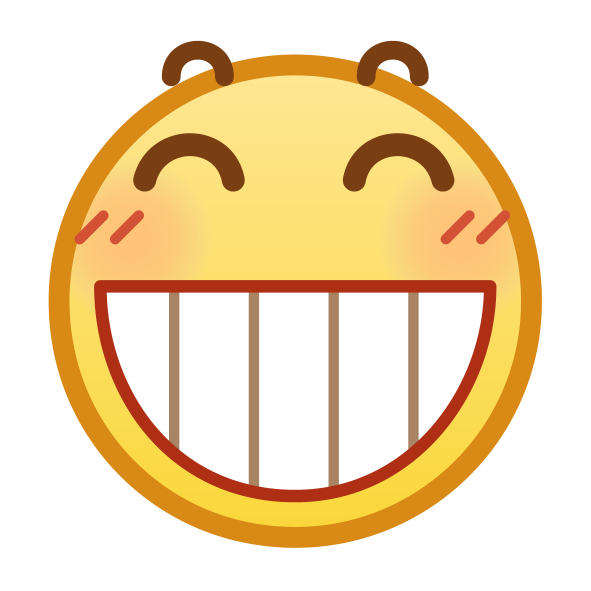
#> input picture examples/grin.png, 1182 x 1182 px (shown at 1/2 size)
$ python demo-0-1-logo-signals.py
#> lines starting #> are read from the running program, lines starting #| are printed output that depends on the picture
### sonic.py
# Copyright (c) 2023-2025 Hu Xiaonan
# License: MIT License

from concurrent.futures import ProcessPoolExecutor
from itertools import repeat
import math
import numpy as np
from scipy.interpolate import interpn
from scipy.optimize import minimize_scalar
from scipy.signal import butter, filtfilt, hilbert
from scipy.sparse import csr_array
from scipy.spatial.distance import cdist
from scipy.special import erf
from tqdm import tqdm


def _pulse_w(freqs, fc, n_lambda):
    """
    Return the transmit wave.

    Parameters
    ----------
    n_samples : array_like
        Number of samples.
    sampling_rate : float
        Sampling rate.
    fc : float
        Center frequency of the transducer.
    bandwidth : float
        Bandwidth of the transducer.
    n_lambda : int, optional
        Number of sine wave cycles, default is 1.

    Returns
    -------
    pulse_t : numpy.ndarray, shape=(n_samples,)
        The transmit wave.

    """
    return 1j*(np.sinc(n_lambda*(freqs-fc)/fc)-np.sinc(n_lambda*(freqs+fc)/fc))


def _probe_w(freqs, fc, bandwidth):
    """
    Return the spectrum of the transducer Point Spread Function (PSF).

    Parameters
    ----------
    freqs : array_like
        Frequencies to calculate.
    fc : float
        Center frequency of the transducer.
    bandwidth : float
        Bandwidth of the transducer.

    Returns
    -------
    spectrum : numpy.ndarray, shape=freqs.shape
        The spectrum of the transducer PSF.

    """
    fb = fc*bandwidth
    p = math.log(126)/math.log(2/bandwidth)
    return np.exp2(-(2*np.abs(freqs-fc)/fb)**p)


def get_tx_pulse_t(n_samples, sampling_rate, fc, bandwidth, n_lambda=1):
    """
    Return the transmit wave.

    Parameters
    ----------
    n_samples : array_like
        Number of samples.
    sampling_rate : float
        Sampling rate.
    fc : float
        Center frequency of the transducer.
    bandwidth : float
        Bandwidth of the transducer.
    n_lambda : int, optional
        Number of sine wave cycles, default is 1.

    Returns
    -------
    pulse_t : numpy.ndarray, shape=(n_samples,)
        The transmit wave.

    """
    freqs = np.fft.fftfreq(n_samples, 1/sampling_rate)
    return np.fft.ifft(
        _pulse_w(freqs, fc, n_lambda)*_probe_w(freqs, fc, bandwidth)
    ).real


class UniformLinearArray:
    def __init__(self, num, pitch, width, height):
        self.num = num
        self.pitch = pitch
        self.width = width
        self.height = height
        self.xmax = (num-1)*pitch/2+width/2
        self.xmin = -self.xmax
        xcmax = pitch*(num-1)/2
        self.xc = np.linspace(-xcmax, xcmax, num)
        self.zc = np.zeros(num)
        self.pc = np.transpose([self.xc, self.zc])
        self.tilt = np.zeros(num)

    def subelement_split(self, num):
        w = self.width
        offset = np.linspace(-w/2*(1-1/num), w/2*(1-1/num), num)
        subelement_xc = self.xc[:, np.newaxis]+offset
        subelement_zc = np.zeros_like(subelement_xc)
        subelement_tilt = np.zeros_like(subelement_xc)
        return (subelement_xc, subelement_zc, subelement_tilt)


class TransducerProperty:
    def __init__(self, focus, baffle):
        self.focus = focus  # Elevation focus.
        self.baffle = baffle  # Ratio of the medium and baffled impedance.


class Medium:
    def __init__(self, rho, c, attenuation):
        self.rho = rho
        self.c = c
        self.attenuation = attenuation


def get_tx_delays_from_tilt(ula, medium, tilt):
    """
    Return the transmit time delays required to form a tilted plane wave.

    Parameters
    ----------
    ula : UniformLinearArray
    medium : Medium
    tilt : float
        Tilt angle (in radians) with respect to the z-axis. If zero, returns an
        array of zeros, which corresponds to the wave along the z-axis.

    Returns
    -------
    delays : numpy.ndarray, shape=(ula.num,)
        Transmit time delays.

    """
    delays = ula.xc/medium.c*math.sin(tilt)
    return delays-np.min(delays)


# [21 lines left out: function get_tx_delays_from_focus, not called in this run]


def _get_geometry_results(ula, points, subelement_num):
    """
    Return the geometric quantities required for pressure field calculation.

    Parameters
    ----------
    ula : UniformLinearArray
    points : array_like, shape=(n, 2)
        Locations at which to calculate pressure.
    subelement_num : int
        Number of sub-elements.

    Returns
    -------
    r : numpy.ndarray, shape=(len(points), ula.num, subelement_num)
        r[i, j, k] is the distance between points[i] and the center of the k-th
        sub-element of the j-th element of the ULA, .
    angles : numpy.ndarray, shape=r.shape
        angles[i, j, k] is the directed angle of point[i] to the center of the
        k-th sub-element of the j-th element of the ULA.
    sin_angles : numpy.ndarray
        sin_angles = sin(angles).
    cos_angles : numpy.ndarray
        cos_angles = cos(angles).

    Notes
    -----
    Since geometry quantities are frequency independent, they are calculated in
    advance to avoid redundant calculations in loops.

    The calculation of pressure field is based on far-field condition. If the
    width of the ULA elements is close or larger than the wave length,
    sub-element splitting should be used to ensure that the far-field condition
    is met.

    """
    x = points[:, 0]
    z = points[:, 1]
    (
        subelement_xc,
        subelement_zc,
        subelement_tilt,
    ) = ula.subelement_split(subelement_num)
    relative_x = x[:, np.newaxis, np.newaxis]-subelement_xc
    relative_z = z[:, np.newaxis, np.newaxis]-subelement_zc
    r = np.hypot(relative_x, relative_z)
    angles = np.arctan2(relative_x, relative_z)-subelement_tilt
    return (r, angles, np.sin(angles), np.cos(angles))


# [31 lines left out: function get_fnumber, not called in this run]


def _get_integral_over_h(Rf, h, k, r):
    """
    Compute the integral in Eq. (11) from the
    [SIMUS](https://doi.org/10.1016/j.cmpb.2022.106726) paper using the
    Gaussian error function.

    The formula used in this function was derived with the assistance of
    Wolfram Alpha, accessible via the following query:

    https://www.wolframalpha.com/input?i=int+exp%28-i*a*y%5E2%29+from+y+%3D+-h%2F2+to+h%2F2

    Parameters
    ----------
    Rf : float
        Elevation focus.
    h : float
        Height of the ULA elements.
    k : float
        Wave number.
    r : numpy.ndarray
        Distances.

    Returns
    -------
    integral : numpy.ndarray, shape=r.shape
        The integral required for pressure field calculations.

    """
    sqrt_pi = math.sqrt(math.pi)

    a = np.complex128(k/2*(1/Rf-1/r))
    mask = a != 0
    sqrt_a_masked = np.sqrt(a[mask])
    result = np.empty_like(a)
    result[mask] = -(
        (-1)**(3/4)*sqrt_pi*erf(1/2*(-1)**(1/4)*h*sqrt_a_masked)
    )/sqrt_a_masked
    result[~mask] = h
    return result


def _get_p_f(
    ula, props, medium, tx_delays, tx_apodization,
    precalculated_geometry, f,
):
    """
    Target function for parallel computing of frequency response of pressure.

    The formula used in this function is based on the following paper:

    Garcia, D. (2022). SIMUS: An open-source simulator for medical ultrasound
    imaging. Part I: Theory & examples. Computer Methods and Programs in
    Biomedicine, 218, 106726.

    https://doi.org/10.1016/j.cmpb.2022.106726

    Parameters
    ----------
    ula : UniformLinearArray
    props : TransducerProperty
    medium : Medium
    tx_delays : numpy.ndarray, shape=(ula.num,)
        Transmit time delays.
    tx_apodization : numpy.ndarray, shape=(ula.num,)
        Transmit apodization.
    precalculated_geometry : tuple
        A tuple of geometric quantities, in the form of (r, angles, sin_angles,
        cos_angles). For each element in the tuple, type = numpy.ndarray and
        shape=(len(points), ula.num, subelement_num). For more, see the
        documentation of `_get_geometry_results`.
    f : float
        Frequency.

    Returns
    -------
    p : numpy.ndarray, shape=(len(points),)
        The complex pressure field, where p[i] is the pressure of points[i]
        under the given frequency.

    """
    (r, angles, sin_angles, cos_angles) = precalculated_geometry
    w = math.tau*f
    k = w/medium.c
    vz = np.exp(-1j*w*tx_delays)*tx_apodization
    ka = medium.attenuation/8.69*abs(f)/1e6*1e2
    p = -1j*medium.rho*f*vz[:, np.newaxis]*np.exp(-(ka+1j*k)*r)/r
    integral_over_b = ula.width*np.sinc(1/math.pi*k*ula.width/2*sin_angles)
    integral_over_h = _get_integral_over_h(props.focus, ula.height, k, r)
    p *= integral_over_b
    p *= integral_over_h
    # Finite impedance baffle.
    if math.isinf(props.baffle):
        # Soft baffle.
        p *= cos_angles
    elif props.baffle > 0.0:
        # Finite impedance baffle.
        p *= cos_angles/(cos_angles+props.baffle)
    else:
        # Rigid Baffle:
        pass
    return p.sum(axis=2).sum(axis=1)


# [41 lines left out: function get_p_f, not called in this run]


def get_p_f_vectorized(
    ula, props, medium, tx_delays, tx_apodization, points, freqs,
    subelement_num=None, *,
    workers=1, show_pbar=False,
):
    """
    Vectorized version of `get_p_f`.

    Parameters
    ----------
    ula : UniformLinearArray
    props : TransducerProperty
    medium : Medium
    tx_delays : array_like, shape=(ula.num,).
        Transmit time delays.
    tx_apodization : array_like, shape=(ula.num,)
        Transmit apodization.
    points : array_like, shape=(n, 2)
        Locations at which to calculate pressure.
    freqs : array_like
        The frequencies.
    subelement_num : int or None, optional
        The number of sub-elements. Default is None, which automatically
        calculates the number of sub-elements.
    workers : int, keyword-only, optional
        Number of parallel processes to use. Default is 1 (no parallelization).
        Supply -1 to use all available processors. In particular, `workers` is
        passed as `max_workers` to `concurrent.futures.ProcessPoolExecutor`.
    show_pbar : bool, keyword-only, optional
        If True, show a progress bar. Default is False.

    Returns
    -------
    p : numpy.ndarray, shape=(len(freqs), len(points)).
        The complex pressure field, where p[i, j] is the pressure of points[j]
        under freqs[i].

    """
    tx_delays = np.asarray(tx_delays)
    tx_apodization = np.asarray(tx_apodization)
    if subelement_num is None:
        wave_length = medium.c/freqs.max()
        subelement_num = math.ceil(ula.width/wave_length)
    precalculated_geometry = _get_geometry_results(ula, points, subelement_num)
    p_f_arr = []
    if show_pbar:
        print('Computing the pressure field generated by the transducer...')
    if workers is None:
        raise ValueError('`workers` must be an integer.')
    if workers == 1:
        iterator = tqdm(freqs) if show_pbar else freqs
        for f in iterator:
            p_f_arr.append(
                _get_p_f(
                    ula, props, medium, tx_delays, tx_apodization,
                    precalculated_geometry, f,
                )
            )
    else:
        max_workers = None if workers == -1 else workers
        with ProcessPoolExecutor(max_workers) as executor:
            iterator = executor.map(
                _get_p_f,
                repeat(ula),
                repeat(props),
                repeat(medium),
                repeat(tx_delays),
                repeat(tx_apodization),
                repeat(precalculated_geometry),
                freqs,
            )
            if show_pbar:
                iterator = tqdm(iterator, total=len(freqs))
            for p_f in iterator:
                p_f_arr.append(p_f)
    return np.asarray(p_f_arr)


# [129 lines left out: functions get_p_t, _get_p_scattered_f, get_p_scattered_f, not called in this run]


def get_p_scattered_f_vectorized(
    ula, props, medium, tx_delays, tx_apodization,
    points, scatterers, reflectivity, freqs,
    subelement_num=None, *,
    workers=1, show_pbar=False,
):
    """
    Vectorized version of `get_p_scattered_f`.

    Parameters
    ----------
    ula : UniformLinearArray
    props : TransducerProperty
    medium : Medium
    tx_delays : array_like, shape=(ula.num,).
        Transmit time delays.
    tx_apodization : array_like, shape=(ula.num,)
        Transmit apodization.
    points : array_like, shape=(n, 2)
        Locations at which to calculate pressure.
    scatterers : array_like, shape=(m, 2)
        Locations of the scatterers.
    reflectivity : array_like, shape=(m,)
        The reflectivity of the scatterers.
    freqs : array_like
        The frequencies.
    subelement_num : int or None, optional
        The number of sub-elements. Default is None, which automatically
        calculates the number of sub-elements.
    workers : int, keyword-only, optional
        Number of parallel processes to use. Default is 1 (no parallelization).
        Supply -1 to use all available processors. In particular, `workers` is
        passed as `max_workers` to `concurrent.futures.ProcessPoolExecutor`.
    show_pbar : bool, keyword-only, optional
        If True, show a progress bar. Default is False.

    Returns
    -------
    p : complex numpy.ndarray, shape=(len(freqs), len(points))
        The complex pressure field, where p[i, j] is the scattered pressure of
        points[j] under freqs[i].

    """
    intensity = -get_p_f_vectorized(
        ula, props, medium, tx_delays, tx_apodization, scatterers, freqs,
        subelement_num=subelement_num, workers=workers, show_pbar=show_pbar,
    )*reflectivity
    r = cdist(points, scatterers)
    p_scattered_f_arr = []
    if show_pbar:
        print('Computing the scattered pressure field...')
    if workers is None:
        raise ValueError('`workers` must be an integer.')
    if workers == 1:
        iterator = tqdm(range(len(freqs))) if show_pbar else range(len(freqs))
        for i in iterator:
            p_scattered_f_arr.append(
                _get_p_scattered_f(medium, intensity[i], r, freqs[i])
            )
    else:
        max_workers = None if workers == -1 else workers
        with ProcessPoolExecutor(max_workers) as executor:
            iterator = executor.map(
                _get_p_scattered_f,
                repeat(medium),
                intensity,
                repeat(r),
                freqs,
            )
            if show_pbar:
                iterator = tqdm(iterator, total=len(freqs))
            for p_scattered_f in iterator:
                p_scattered_f_arr.append(p_scattered_f)
    return np.asarray(p_scattered_f_arr)


def get_p_scattered_t(
    ula, props, medium, tx_delays, tx_apodization,
    points, scatterers, reflectivity, pulse_t, sampling_rate,
    subelement_num=None, db_thresh=-math.inf, *,
    workers=1, show_pbar=False,
):
    """
    Return the scattered pressure versus time.

    Parameters
    ----------
    ula : UniformLinearArray
    props : TransducerProperty
    medium : Medium
    tx_delays : array_like, shape=(ula.num,).
        Transmit time delays.
    tx_apodization : array_like, shape=(ula.num,)
        Transmit apodization.
    points : array_like, shape=(n, 2)
        Locations at which to calculate pressure.
    scatterers : array_like, shape=(m, 2)
        Locations of the scatterers.
    reflectivity : array_like, shape=(m,)
        The reflectivity of the scatterers.
    pulse_t : array_like, shape=(n_samples,)
        Pulse emitted by the ULA, in time domain.
    sampling_rate : float
        Sampling rate.
    subelement_num : int or None, optional
        The number of sub-elements. Default is None, which automatically
        calculates the number of sub-elements.
    db_thresh : float, optional
        The frequency components whose amplitude is below db_thresh are ignored
        to improve performance.
    workers : int, keyword-only, optional
        Number of parallel processes to use. Default is 1 (no parallelization).
        Supply -1 to use all available processors. In particular, `workers` is
        passed as `max_workers` to `concurrent.futures.ProcessPoolExecutor`.
    show_pbar : bool, keyword-only, optional
        If True, show a progress bar. Default is False.

    Returns
    -------
    p : numpy.ndarray, shape=(len(points), len(pulse_t))
        The complex pressure field, where p[i, j] is the scattered pressure of
        points[i] at time[j].

    """
    n_samples = len(pulse_t)
    freqs = np.fft.fftfreq(n_samples, 1/sampling_rate)
    pulse_w = np.fft.fft(pulse_t)
    # Ignore insignificant frequencies.
    pulse_w_mag = np.abs(pulse_w)
    idx = pulse_w_mag >= 10**(db_thresh/20)*pulse_w_mag.max()
    p_scattered_f_arr = np.zeros((n_samples, len(points)), dtype=np.complex128)
    p_scattered_f_arr[idx] = get_p_scattered_f_vectorized(
        ula, props, medium, tx_delays, tx_apodization,
        points, scatterers, reflectivity, freqs[idx],
        subelement_num=subelement_num, workers=workers, show_pbar=show_pbar,
    )
    return np.fft.ifft(pulse_w*p_scattered_f_arr.T, axis=1)


def get_signals_rx_t(
    ula, props, medium, tx_delays, tx_apodization,
    scatterers, reflectivity, pulse_t, sampling_rate,
    subelement_num=None, db_thresh=-math.inf, *,
    workers=1, show_pbar=False,
):
    """
    Return the simulated RF signal received by the ULA elements.

    Parameters
    ----------
    ula : UniformLinearArray
    props : TransducerProperty
    medium : Medium
    tx_delays : array_like, shape=(ula.num,).
        Transmit time delays.
    tx_apodization : array_like, shape=(ula.num,)
        Transmit apodization.
    scatterers : array_like, shape=(m, 2)
        Locations of the scatterers.
    reflectivity : array_like, shape=(m,)
        The reflectivity of the scatterers.
    pulse_t : array_like, shape=(n_samples,)
        Pulse emitted by the ULA, in time domain.
    sampling_rate : float
        Sampling rate.
    subelement_num : int or None, optional
        The number of sub-elements. Default is None, which automatically
        calculates the number of sub-elements.
    db_thresh : float, optional
        The frequency components whose amplitude is below db_thresh are ignored
        to improve performance.
    workers : int, keyword-only, optional
        Number of parallel processes to use. Default is 1 (no parallelization).
        Supply -1 to use all available processors. In particular, `workers` is
        passed as `max_workers` to `concurrent.futures.ProcessPoolExecutor`.
    show_pbar : bool, keyword-only, optional
        If True, show a progress bar. Default is False.

    Returns
    -------
    signal_rx_t : numpy.ndarray, shape=(ula.num, len(pulse_t))
        The simulated RF signals, where signal_rx_t[i, j] is the signal
        received by the i-th element of the ULA at time[j].

    """
    return get_p_scattered_t(
        ula, props, medium, tx_delays, tx_apodization,
        ula.pc, scatterers, reflectivity, pulse_t, sampling_rate,
        db_thresh=db_thresh, subelement_num=subelement_num,
        workers=workers, show_pbar=show_pbar,
    ).real


# [322 lines left out: functions rf2iq, time_gain_compensate, _get_travel_time, beamform, get_dasmtx, beamform_by_dasmtx and 2 more, not called in this run]


def genscat(x, z, v, meandist, rng):
    """
    Generate scatterers and their reflectivity based on a reflectivity
    grayscale image.

    This function is a simplified version of "genscat" from the MATLAB
    Ultrasound Toolbox (MUST) by Damien Garcia.

    Parameters
    ----------
    x : numpy.ndarray, shape=(nx,)
        The x-coordinates of the reflectivity grayscale image.
    z : numpy.ndarray, shape=(nz,)
        The z-coordinates of the reflectivity grayscale image.
    v : numpy.ndarray, shape=(nz, nx)
        The reflectivity grayscale image.
    meandist : float
        The mean distance between scatterers.
    rng : numpy.random.Generator
        The random number generator.

    Returns
    -------
    scatterers : numpy.ndarray, shape=(n, 2)
        The locations of the scatterers.
    reflectivity : numpy.ndarray, shape=(n,)
        The reflectivity of the scatterers.

    """
    xmin, xmax = x.min(), x.max()
    zmin, zmax = z.min(), z.max()
    xz_inc = meandist/math.sqrt(2/5)
    x_mesh, z_mesh = np.meshgrid(
        np.arange(xmin, xmax, xz_inc),
        np.arange(zmin, zmax, xz_inc),
        indexing='xy',
    )
    scatterers = np.transpose([x_mesh.reshape((-1,)), z_mesh.reshape((-1,))])
    scatterers += rng.uniform(-0.5, 0.5, scatterers.shape)*xz_inc
    scatterers = scatterers[
        (scatterers[:, 0] > xmin) &
        (scatterers[:, 0] < xmax) &
        (scatterers[:, 1] > zmin) &
        (scatterers[:, 1] < zmax)
    ]
    reflectivity = interpn((x, z), v, scatterers)
    # Log compression.
    reflectivity = 10**(40/20*(reflectivity-1))
    # Rayleigh distribution.
    reflectivity = reflectivity*rng.rayleigh(size=reflectivity.shape)
    return (scatterers, reflectivity)

### examples/demo-0-1-logo-signals.py
# Copyright (c) 2023-2025 Hu Xiaonan
# License: MIT License

import os
import sys
from pathlib import Path
import numpy as np
from PIL import Image, ImageOps

os.chdir(Path(__file__).parent.resolve())
sys.path.insert(0, str(Path(__file__).parent.parent.resolve()))

from sonic import (
    UniformLinearArray,
    TransducerProperty,
    Medium,
    genscat,
    get_tx_delays_from_tilt,
    get_tx_pulse_t,
    get_signals_rx_t,
)  # noqa: E402


def load_img_and_genscat():
    img = Image.open('grin.png')
#> img is the input picture: PIL image 1182x1182 RGBA; mean R, G, B, A 129.6, 106.9, 69.6, 142
    img = ImageOps.grayscale(img)
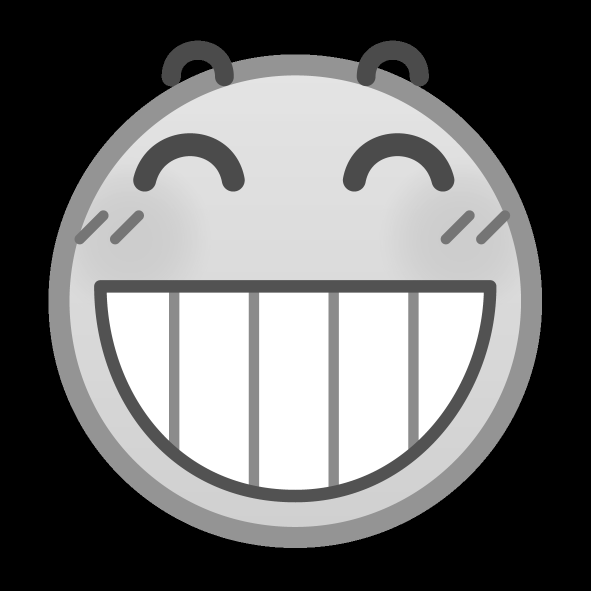
#> img: PIL image 1182x1182 L (shown at 1/2 size); min 0, max 255, mean 109.4
    img = ImageOps.expand(img, (400, 400), fill='black')
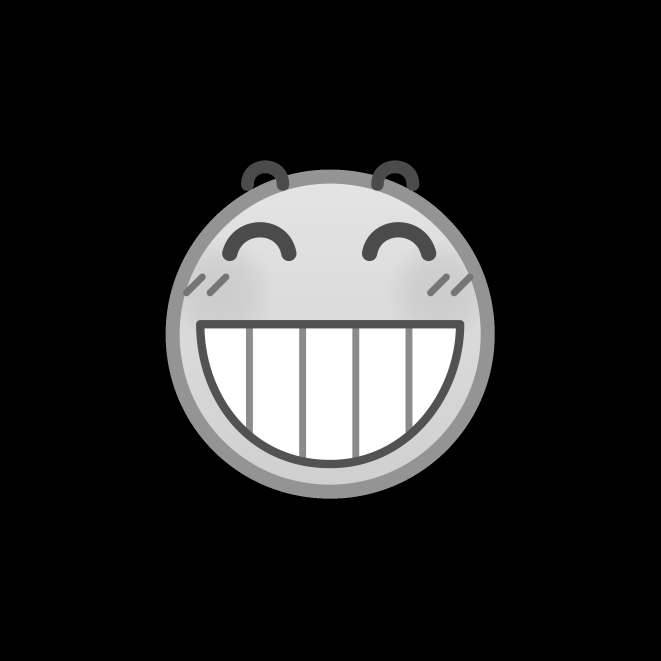
#> img: PIL image 1982x1982 L (shown at 1/3 size); min 0, max 255, mean 38.9
    v = np.asarray(img, dtype=np.float64)/255
    v = v.T
#> (the rest of the program and of its run is left out)
